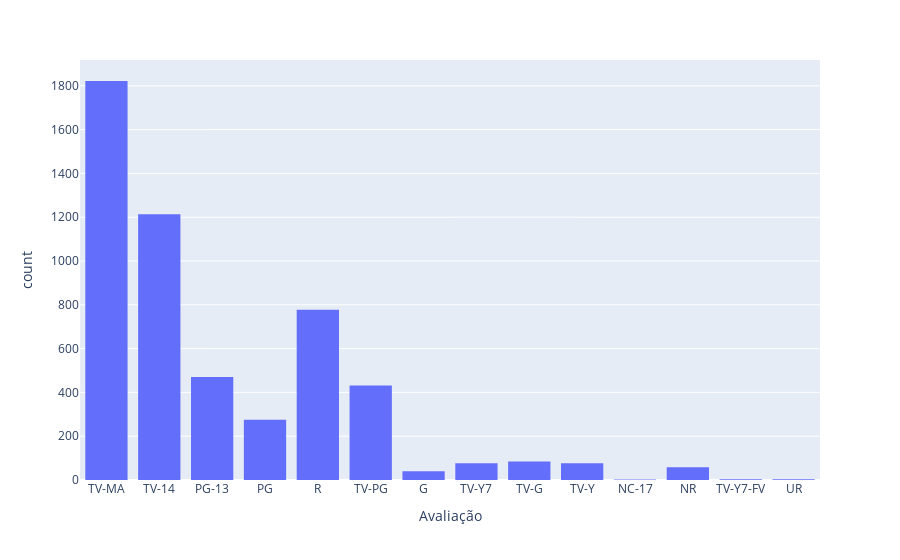

The cell this chart's notebook holds for it:
### Code cell
grafico_avaliaca = px.histogram(tabela, x="Avaliação")

grafico_avaliaca.show()

#A maior contagem de filmes é feita com a classificação 'TV-MA'. "TV-MA" é uma classificação atribuída pelas Diretrizes Parentais de TV a um programa de televisão projetado apenas para o público adulto.

#O segundo maior é a sigla 'TV-14' para conteúdo que pode ser impróprio para crianças menores de 14 anos.

#A terceira maior é a muito popular classificação 'R'. Um filme classificado como R é um filme que foi avaliado como tendo material que pode ser impróprio para crianças menores de 17 anos

### Figure 1 — Plotly figure (JSON) as saved in the notebook; plotly's stock layout.template omitted (floating-point values rounded to 4 significant figures; data arrays with more than 128 entries replaced by an {"elided": "..."} marker saying what was removed)
{"data": [{"alignmentgroup": "True", "bingroup": "x", "hovertemplate": "Avaliação=%{x}<br>count=%{y}<extra></extra>", "legendgroup": "", "marker": {"color": "#636efa", "pattern": {"shape": ""}}, "name": "", "offsetgroup": "", "orientation": "v", "showlegend": false, "type": "histogram", "x": {"elided": "5332 str values"}, "xaxis": "x", "yaxis": "y"}], "layout": {"barmode": "relative", "legend": {"tracegroupgap": 0}, "margin": {"t": 60}, "xaxis": {"anchor": "y", "domain": [0, 1], "title": {"text": "Avaliação"}}, "yaxis": {"anchor": "x", "domain": [0, 1], "title": {"text": "count"}}}}
